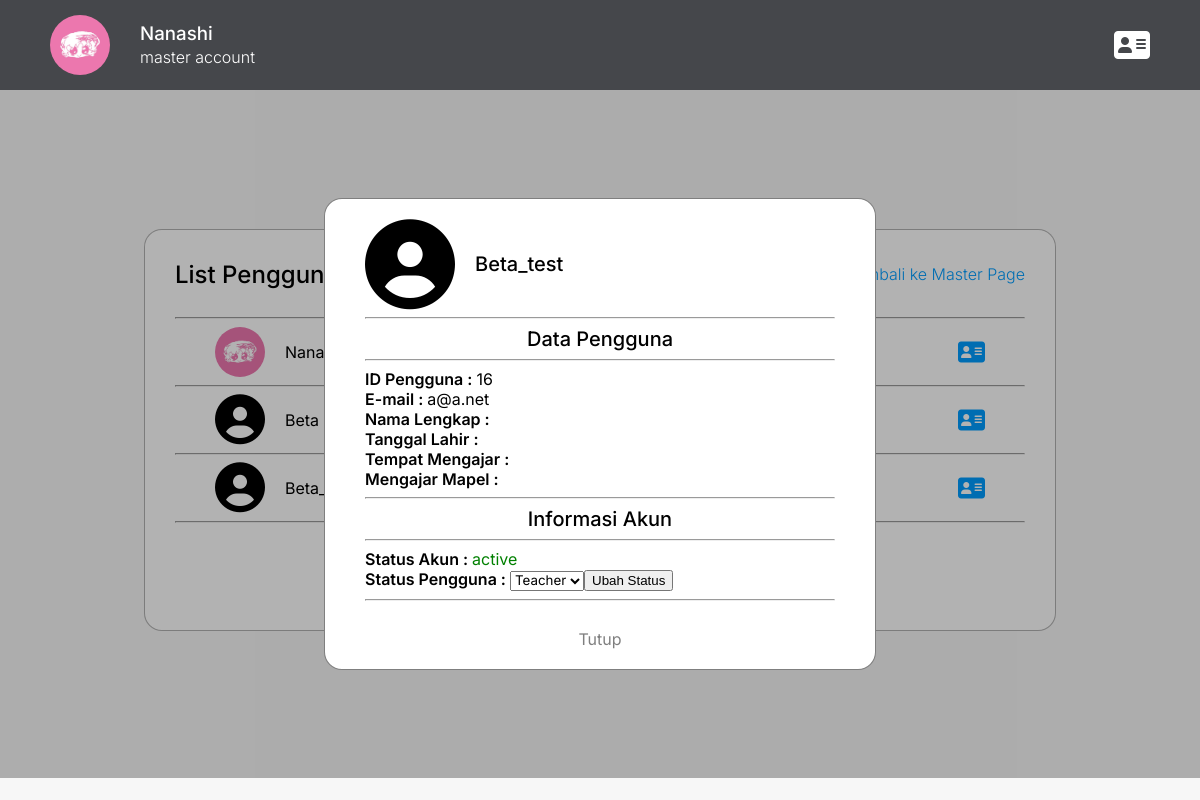
/user/master/list_pengguna.php?id=16 (signed in), run on the app's committed database.
### tables this page shows
CREATE TABLE `user` (
  `id` int(255) NOT NULL,
  `email` varchar(1000) NOT NULL,
  `fullname` varchar(1000) NOT NULL,
  `username` varchar(1000) NOT NULL,
  `password` varchar(1000) NOT NULL,
  `tgl_lahir` varchar(1000) NOT NULL,
  `sekolah` varchar(1000) NOT NULL,
  `NIS` int(255) NOT NULL,
  `kelas` varchar(1000) NOT NULL,
  `guru_tmpt_mengajar` varchar(1000) NOT NULL,
  `guru_mapel` varchar(1000) NOT NULL,
  `status` varchar(1000) NOT NULL,
  `foto_profil` varchar(1000) NOT NULL,
  `status_akun` char(10) NOT NULL
);

### user/master/list_pengguna.php (the view, shortened to what this page needs)
<?php
include "../../logika/custom_function.php";
?>
<!DOCTYPE html>
<html lang="en">
<head>
    <link rel="stylesheet" href="https://cdnjs.cloudflare.com/ajax/libs/font-awesome/6.5.1/css/all.min.css">
    <link rel="stylesheet" href="../../assets/css/style.css">
</head>
<body>
    <header class="inter-400 header-dark" style="display: flex; justify-content: space-between; padding: 0 50px; align-items: center;">
        <div class="left-side" style="display: flex;">
            <?php
            $path = "../../assets/images/user/".$_SESSION['foto_profil'];
            if(file_exists($path) != false && $_SESSION['foto_profil'] != ''){
                echo "<div>";
                echo "<img src='$path' style='width: 60px; height: 60px; object-fit: cover; border-radius: 100px; margin-right: 30px; margin-top: 12px;'>";
                echo "</div>";
                echo "<div>";
                echo "<h3 class='inter-500'>".$_SESSION['username']."<br><span class='inter-300 font-size-l'>".$_SESSION['status']." account</span></h3>";
                echo "</div>";
            }
            ?>
        </div>
        <a id="user-menu">
            <i class="fa-solid fa-address-card fa-2xl"></i>
        </a>
    </header>
    <div class="inter-400 user-info-container" id="user-info-container">
        <div class="user-info-popup">
            <?php
            if (isset($_GET['id'])){
                $userId = $_GET['id'];
            ?>
            <?php
            $query = "SELECT * FROM user WHERE id=$userId";
            $hasil = $pdo->query($query);
            $row = $hasil->fetch(PDO::FETCH_ASSOC);
            $path = "../../assets/images/user/".$row['foto_profil'];
            echo "<div style='display: flex; align-items: center;'>";
            if(file_exists($path) == true && $row['foto_profil'] != '') {
            echo "<img src='$path' style='height: 90px; width: 90px; object-fit: cover; border-radius: 100px; border-color: rgb(0, 0, 0, 0.3);'>";
            } else {
                echo "<i class='fa-solid fa-circle-user fa-2xl' style='display: flex; align-items: center; height: 90px; width: 90px; font-size: 90px;'></i>";
            }
            echo "<div style='margin-left: 20px;'>";
            echo "<p class='inter-500 font-size-xl'>".$row['username']."<br><span class='inter-500 font-size-md'>".$row['fullname']."</span></p>";
            echo "</div>";
            echo "</div>";
            echo "<hr>";
            echo "<div style='display: flex; justify-content: center;'>";
            echo "<h2 class='inter-500 font-size-xl' style='margin: 0;'>Data Pengguna</h2>";
            echo "</div>";
            echo "<hr>";
            echo "<span class='inter-600'>ID Pengguna : </span>".$row['id']."<br>";
            echo "<span class='inter-600'>E-mail : </span>".$row['email']."<br>";
            echo "<span class='inter-600'>Nama Lengkap : </span>".$row['fullname']."<br>";
            echo "<span class='inter-600'>Tanggal Lahir : </span>".$row['tgl_lahir']."<br>";
            if ($row['status'] == 'default') {
                echo "<span class='inter-600'>Sekolah : </span>".$row['sekolah']."<br>";
                echo "<span class='inter-600'>NIS : </span>".$row['NIS']."<br>";
                echo "<span class='inter-600'>Kelas : </span>".$row['kelas']."<br>";
                echo "<hr>";
            } else if ($row['status'] == 'teacher') {
                echo "<span class='inter-600'>Tempat Mengajar : </span>".$row['guru_tmpt_mengajar']."<br>";
                echo "<span class='inter-600'>Mengajar Mapel : </span>".$row['guru_mapel']."<br>";
                echo "<hr>";
            } else {
                echo "<hr>";
            }
            echo "<div style='display: flex; justify-content: center;'>";
            echo "<h2 class='inter-500 font-size-xl' style='margin: 0;'>Informasi Akun</h2>";
            echo "</div>";
            echo "<hr>";
            if ($row['status_akun'] == 'active') {
                echo "<span class='inter-600'>Status Akun : </span><span style='color: green;'>".$row['status_akun']."</span><br>";
            } else {
                echo "<span class='inter-600'>Status Akun : </span><span style='color: #E25555;'>".$row['status_akun']."</span><br>";
            }
            if ($_SESSION['id'] == $row['id']) {
                echo "<span class='inter-600'>Status Pengguna : </span>".$row['status']."<br>";
            } else {
                echo "<form action='list_pengguna.php?id=".$row['id']."' method='post'>";
                echo "<label for 'status_akun' class='inter-600'>Status Pengguna : </label>";
                echo "<select name='status_akun' class='inter-400'>";
                    if ($row['status'] == 'default') {
                        echo "<option value='default' selected>Default</option>";
                        echo "<option value='teacher'>Teacher</option>";
                        echo "<option value='master'>Master</option>";
                    } else if ($row['status'] == 'teacher') {
                        echo "<option value='teacher' selected>Teacher</option>";
                    } else {
                        echo "<option value='default'>Default</option>";
                        echo "<option value='teacher'>Teacher</option>";
                        echo "<option value='master' selected>Master</option>";
                    }
                    echo "</select><input type='submit' value='Ubah Status'><br>";
                    echo "</form>";
                }
            }
            ?>
            <hr>
            <br>
            <div style="display: flex; justify-content: center;">
                <a href="list_pengguna.php" style="text-decoration: none; color: rgba(0, 0, 0, 0.5);">Tutup</a>
            </div>
        </div>
    </div>
    <main style="display: flex; align-items: center; justify-content: center; height: 85vh;">
        <div class="inter-400 list-pengguna-container">
            <div class="inter-300" style="margin: 0; display: flex; justify-content: space-between; align-items: center;">
                <h2 class="inter-500" >List Pengguna</h2>
                <a href="index.php" style="color: #009DFF; text-decoration: none;">Kembali ke Master Page</a>
            </div>
            <?php
            $query = "SELECT * FROM user;";
            $stmt = $pdo->query($query);
            while ($row = $stmt->fetch(PDO::FETCH_ASSOC)){
                $path = "../../assets/images/user/";
                echo "<div style='height: 50px; padding: 0 40px; display: flex; align-items: center; justify-content: space-between;'>";
                echo "<div style='display: flex; align-items: center;'>";
                if(file_exists($path.$row['foto_profil']) == true && $row['foto_profil'] != ''){
                    echo "<img src='$path".$row['foto_profil']."' style='height: 50px; width: 50px; object-fit: cover; border-radius: 100px;'>";
                } else {
                    echo "<div style='display: flex; align-items: center; justify-content: center; width: 50px; height: 50px; text-align: center; '>
                    <i class='fa-solid fa-circle-user fa-2xl' style='font-size: 50px;'></i>
                    </div>";
                }
                if ($row['status'] == 'master') {
                    echo "<h2 class='inter-400 font-size-l' style='margin-left: 20px;'>".$row['username']." <span style='color: red; font-style: italic;'>(".$row['status'].")</span>"."</h2>";
                } else {
                    echo "<h2 class='inter-400 font-size-l' style='margin-left: 20px;'>".$row['username']."</h2>";
                }
                echo "</div>";
                echo "<a href='list_pengguna.php?id=".$row['id']."'><i class='fa-solid fa-address-card fa-xl' style='color: #009DFF;'></i></a>";
                echo "</div>";
            }
            ?>
        </div>
    </main>
</body>
</html>

### assets/css/style.css (style rules this page uses)
.inter-300 { font-family: "Inter", serif; font-optical-sizing: auto; font-weight: 300; font-style: normal; }
.inter-400 { font-family: "Inter", serif; font-optical-sizing: auto; font-weight: 400; font-style: normal; }
.inter-500 { font-family: "Inter", serif; font-optical-sizing: auto; font-weight: 500; font-style: normal; }
.inter-600 { font-family: "Inter", serif; font-optical-sizing: auto; font-weight: 600; font-style: normal; }
.font-size-l { font-size: 16px; }
.font-size-xl { font-size: 20px; }
body { background-color: #f7f7f7; margin: 0; padding: 0; touch-action: manipulation; }
main { padding: 0 50px; }
.header-dark { height: 90px; background-color: #45474B; text-align: left; color: white; z-index: 10; }
.user-info-container { position: fixed; background-color: rgb(0, 0, 0, 0.3); display: none; align-items: center; justify-content: center; height: 86vh; width: 100vw; z-index: 10; }
.user-info-popup { padding: 20px 40px; width: 470px; height: fit-content; background-color: white; border: 1px solid rgba(0, 0, 0, 0.5); border-radius: 18px; }
.list-pengguna-container { padding: 10px 30px; width: 850px; height: 380px; background-color: white; border: 1px solid rgba(0, 0, 0, 0.3); border-radius: 18px; overflow-y: auto; }

### data on the page
user: username "Beta_test", id "16", email "a@a.net", status_akun "active", status_akun "Teacher"
user: foto_profil (picture), username "Nanashi"
user: username "Beta…"

### other printed values
$_SESSION['username'] "Nanashi"
$_SESSION['status'] "master"
